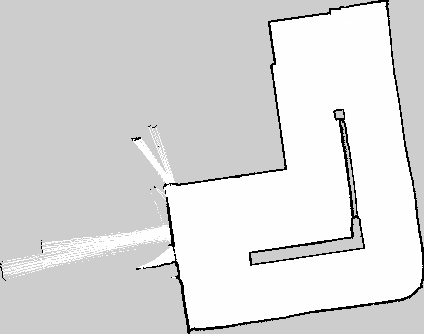
#> input picture raceline_opt/get_track/map/sk2_0424.pgm, 424 x 334 px
$ python map_interface.py
#> lines starting #> are read from the running program, lines starting #| are printed output that depends on the picture; after the words box and inside, x2 and y2 are one past the last pixel; in counts of white or black regions, pixels touching at a corner belong together
import os
import numpy as np
from PIL import Image

class MapInterface:
    def __init__(self, map_folder):
        self.map_folder = map_folder
        self.map_data = None

    def load_map(self, map_name):
#> called with map_name = 'sk2_0424'
        map_file = os.path.join(self.map_folder, map_name + ".pgm")

        image = Image.open(map_file)
#> image is the input picture: PIL image 424x334 L; min 0, max 255, mean 218.2
        self.map_data = np.array(image)>230
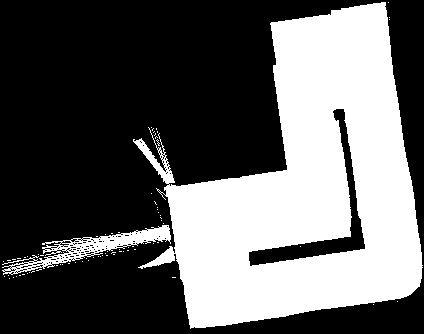
#> self.map_data: shape (334, 424) bool; 37.4% white; 75 white regions (73 under 20 px), largest, box (x1, y1, x2, y2) and area: (133, 2, 423, 329) 50713, (2, 225, 171, 275) 2103

# Example usage
map_folder = "map"
map_interface = MapInterface(map_folder)
map_name = "sk2_0424"
map_interface.load_map(map_name)

# save the map as an image
import matplotlib.pyplot as plt
plt.imsave(f"map/{map_name}.png", map_interface.map_data, cmap="gray")
